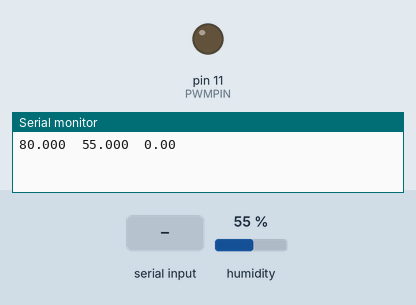
Simulated run of this sketch. Board: Arduino Uno, built with avr-gcc and run on an emulated ATmega328P. On the bench: output pins drawn as LEDs (lit = HIGH), the last lines printed to the serial monitor. The inputs (shaded band) are chosen by the test bench; at power-on: humidity 55 %.

Above: at 3.0 s.
3.1 s: humidity set to 79 %
5.2 s: humidity set to 81 %
At 7.1 s:
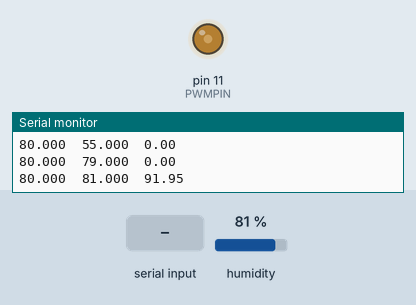
11.5 s: "90,45\n" received over Serial
At 16.6 s:
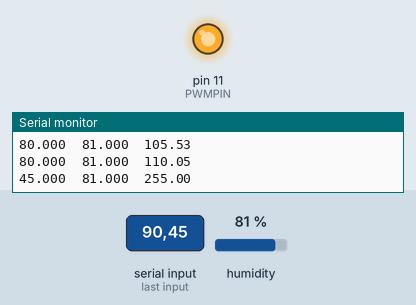
17.5 s: "30,150\n" received over Serial
At 22.8 s:
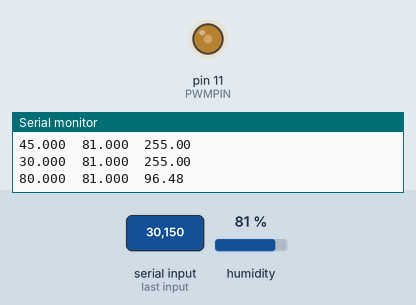
23.5 s: "90\n" received over Serial
Timing chart, 0 to 46.5 s (numbered marks = the images above; inputs shaded):
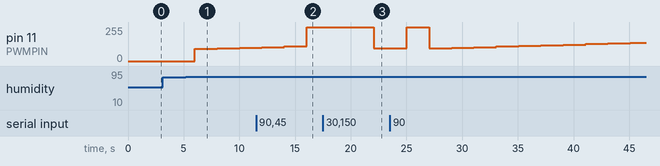

Measured:
- the behaviour switches between 80 and 81 % on humidity (found by bisection; images 0 and 1)
- after the input at 5.2 s, pin 11 (PWMPIN): 0/255 → 91/255 after 0.81 s, → 96/255 2.0 s later, → 101/255 2.0 s later
- after the input at 17.5 s, pin 11 (PWMPIN): 255/255 → 96/255 after 4.5 s

The sketch:

teste_bt_esp.ino
```cpp
//UFPR-DELT-TE149
//Prof. Marlio Bonfim
//Programa em linguagem "Wiring - Energia" para o MSP430G2553 para Controle Digital PI que executa as seguintes funções:
//leitura analógica de um sinal no pino 15
//efetua a média de 16 amostras com ganho de resolução de 2 bits
//recebe o valor do SetP (set-point) pela serial com 3 algarismos (de 000 a 255)
//compara o valor de SetP com PV (leitura do AD convertida para tensao) e gera a variavel erro
//calcula a integral de erro caso o erro seja inferior a 10% do SetP
//calcula a derivada do PV fazendo a subtraço entre os valores anterior e atual
//calcula o valor do PWM usando a equaço do controlador PID
//aciona os pinos 13 e 14 com o valor do PWM
//escreve na serial os valores: SetP, PV, PWM, tempo de execução
//Obs: o botão S2 é usado para habilitar ou desabilitar a escrita na serial (estado inicial: desabilitado)
//O tempo de amostragem é definido pela variável Ts em ms ** Ts DEVE SER MENOR QUE tau/10 **
//Obs: esta rotina também pode ser usada no Arduino

//#include <DHT.h>
#include <DHT_U.h>
#include <Adafruit_Sensor.h>                    // Biblioteca DHT Sensor Adafruit

// Constants setup
#define DHTTYPE DHT22
#define DHTPIN 2
#define PWMPIN 11

// Global variables
uint8_t dutycycle = 0;
uint8_t m_amostra = 16;
int Ts = 2000; //tempo de amostragem em ms ** Ts DEVE SER MAIOR QUE O TEMPO DE EXECUCAO DA ROTINA **
float PWM = 0; // variável do PWM
unsigned int AD = 0; //variável da conversão A/D
unsigned int ADm = 512; //variável valor médio do A/D
float PV = 1.8; //variável do processo (tensão do A/D)
float PV_ant = 1.8; //variável do processo (tensão do A/D) na amostragem anterior
int n = 0; //variável de contagem n
unsigned long tempo = 0; //tempo de contagem em ms
unsigned long texe; //tempo de execução da rotina em ms
char inBuffer[3]; //vetor de dados de entrada da serial
float SetP = 80;
//unsigned int SetPint = 200; não sei pq o professor botou isso aqui
float k = -0.055074293222838; //ganho do processo
float tau = 51454.5542825; //constante de tempo do processo em ms
float Kp, Ki;
float erro, int_erro = 0;

// Objects
DHT_Unified dht(DHTPIN, DHTTYPE);

void setup() //define parâmetros gerais
{
 Serial.begin(9600); //interface serial com velocidade de 9600 bps
 pinMode(PWMPIN, OUTPUT);
 dht.begin();
 Kp = -91.951291070114533; //calculo da constante Kp
 Ki = -4.525078091; //calculo da constante Ki
}

void loop() { //rotina principal em loop infinito
 tempo = millis(); //armazena o valor do tempo na variável tempo (em ms)
 PV = read_umd(); //efetua amostragem do conversor A/D com a função read_umd e faz a soma cumulativa
 //PV = 3.56*AD/1024; //calcula o valor da tensão para Vfs=3.56 V
 //AD = 0; //inicializa a variável AD

//Controlador PI

 erro = SetP - PV; //calcula o erro entre SetP e PV
 if (erro> (SetP*0.1) || erro < (-SetP*0.1)) //reset do termo integrativo (anti-windup)
 {
  int_erro = 0; //zera o erro integrativo se o erro for maior que 10% de SetP (em modulo). Isto reduz o overshoot
 }
 else
 {
  int_erro += erro; //habilita o erro integrativo se o erro for menor que 10% de SetP (em modulo)
 }

 PWM = erro * Kp + int_erro * Ki;

 if (PWM > 255) {
  PWM = 255; //verifica os limites possveis do PWM
  }
 if (PWM < 30) {
  PWM= 0;
  }
 analogWrite(PWMPIN, PWM); //escreve o valor do PWM no pino PWMPIN
 Serial.print(SetP, 3);
 Serial.print("\t");
 Serial.print(PV, 3);
 Serial.print("\t");
 Serial.println(PWM);

if (Serial.available() > 0) { //analisa se há dados na serial enquanto espera o final do tempo de amostragem
Serial.readBytes(inBuffer, 3); //lê o dado da serial em 3 caracteres ASCII
SetP = atoi(inBuffer); //converte o valor ASCII lido em um número inteiro
 if (SetP > 80) {
  SetP = 80; //verifica os limites superior e inferior de SetP
  }
 if (SetP < 20) {
  SetP=20;
  }
//SetP = SetP/100; //ajusta o valor de SetP para a escala adequada (0.1 < SetP <3.5)
}
}

uint8_t read_umd(){
  delay(Ts);                         // atraso entre as medições
  sensors_event_t event;                        // inicializa o evento
  dht.humidity().getEvent(&event);              // faz a leitura de umidade
  if (isnan(event.relative_humidity))           // se algum erro na leitura
  {
    Serial.println("!!Erro na leitura da Umidade!!");
    return 0;
  }
  else
  {
    float umd = event.relative_humidity;
    return umd;
  }
}
```
